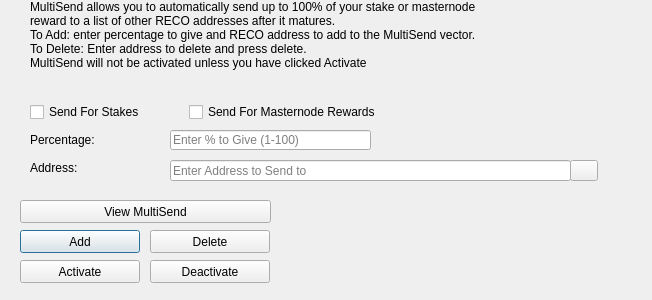
<?xml version="1.0" encoding="UTF-8"?>
<ui version="4.0">
 <class>MultiSendDialog</class>
 <widget class="QDialog" name="MultiSendDialog">
  <property name="windowModality">
   <enum>Qt::NonModal</enum>
  </property>
  <property name="geometry">
   <rect>
    <x>0</x>
    <y>0</y>
    <width>652</width>
    <height>300</height>
   </rect>
  </property>
  <property name="windowTitle">
   <string>MultiSend</string>
  </property>
  <widget class="QLineEdit" name="multiSendPercentEdit">
   <property name="geometry">
    <rect>
     <x>170</x>
     <y>130</y>
     <width>201</width>
     <height>20</height>
    </rect>
   </property>
   <property name="toolTip">
    <string>Enter whole numbers 1 - 100</string>
   </property>
   <property name="placeholderText">
    <string>Enter % to Give (1-100)</string>
   </property>
  </widget>
  <widget class="QLineEdit" name="multiSendAddressEdit">
   <property name="geometry">
    <rect>
     <x>170</x>
     <y>160</y>
     <width>401</width>
     <height>21</height>
    </rect>
   </property>
   <property name="toolTip">
    <string/>
   </property>
   <property name="placeholderText">
    <string>Enter Address to Send to</string>
   </property>
  </widget>
  <widget class="QLabel" name="label_2">
   <property name="geometry">
    <rect>
     <x>30</x>
     <y>0</y>
     <width>451</width>
     <height>121</height>
    </rect>
   </property>
   <property name="lineWidth">
    <number>1</number>
   </property>
   <property name="text">
    <string>MultiSend allows you to automatically send up to 100% of your stake or masternode reward to a list of other RECO addresses after it matures.
To Add: enter percentage to give and RECO address to add to the MultiSend vector.
To Delete: Enter address to delete and press delete.
MultiSend will not be activated unless you have clicked Activate</string>
   </property>
   <property name="alignment">
    <set>Qt::AlignLeading|Qt::AlignLeft|Qt::AlignTop</set>
   </property>
   <property name="wordWrap">
    <bool>true</bool>
   </property>
  </widget>
  <widget class="QLabel" name="message">
   <property name="geometry">
    <rect>
     <x>290</x>
     <y>200</y>
     <width>351</width>
     <height>91</height>
    </rect>
   </property>
   <property name="text">
    <string/>
   </property>
  </widget>
  <widget class="QPushButton" name="addButton">
   <property name="geometry">
    <rect>
     <x>20</x>
     <y>230</y>
     <width>120</width>
     <height>23</height>
    </rect>
   </property>
   <property name="toolTip">
    <string/>
   </property>
   <property name="statusTip">
    <string>Add to MultiSend Vector</string>
   </property>
   <property name="text">
    <string>Add</string>
   </property>
  </widget>
  <widget class="QPushButton" name="disableButton">
   <property name="geometry">
    <rect>
     <x>150</x>
     <y>260</y>
     <width>120</width>
     <height>23</height>
    </rect>
   </property>
   <property name="statusTip">
    <string>Deactivate MultiSend</string>
   </property>
   <property name="text">
    <string>Deactivate</string>
   </property>
  </widget>
  <widget class="QPushButton" name="addressBookButton">
   <property name="geometry">
    <rect>
     <x>570</x>
     <y>160</y>
     <width>28</width>
     <height>21</height>
    </rect>
   </property>
   <property name="toolTip">
    <string>Choose an address from the address book</string>
   </property>
   <property name="text">
    <string/>
   </property>
   <property name="icon">
    <iconset resource="../reco.qrc">
     <normaloff>:/icons/address-book</normaloff>:/icons/address-book</iconset>
   </property>
   <property name="shortcut">
    <string>Alt+A</string>
   </property>
   <property name="autoDefault">
    <bool>false</bool>
   </property>
  </widget>
  <widget class="QLabel" name="label">
   <property name="geometry">
    <rect>
     <x>30</x>
     <y>130</y>
     <width>121</width>
     <height>20</height>
    </rect>
   </property>
   <property name="toolTip">
    <string>Percentage of stake to send</string>
   </property>
   <property name="text">
    <string>Percentage:</string>
   </property>
  </widget>
  <widget class="QLabel" name="label_5">
   <property name="geometry">
    <rect>
     <x>30</x>
     <y>160</y>
     <width>111</width>
     <height>16</height>
    </rect>
   </property>
   <property name="toolTip">
    <string>Address to send portion of stake to</string>
   </property>
   <property name="text">
    <string>Address:</string>
   </property>
  </widget>
  <widget class="QPushButton" name="deleteButton">
   <property name="geometry">
    <rect>
     <x>150</x>
     <y>230</y>
     <width>120</width>
     <height>23</height>
    </rect>
   </property>
   <property name="toolTip">
    <string/>
   </property>
   <property name="statusTip">
    <string>Delete Address From MultiSend Vector</string>
   </property>
   <property name="text">
    <string>Delete</string>
   </property>
  </widget>
  <widget class="QPushButton" name="activateButton">
   <property name="geometry">
    <rect>
     <x>20</x>
     <y>260</y>
     <width>120</width>
     <height>23</height>
    </rect>
   </property>
   <property name="statusTip">
    <string>Activate MultiSend</string>
   </property>
   <property name="text">
    <string>Activate</string>
   </property>
  </widget>
  <widget class="QPushButton" name="viewButton">
   <property name="geometry">
    <rect>
     <x>20</x>
     <y>200</y>
     <width>251</width>
     <height>23</height>
    </rect>
   </property>
   <property name="toolTip">
    <string/>
   </property>
   <property name="statusTip">
    <string>View MultiSend Vector</string>
   </property>
   <property name="text">
    <string>View MultiSend</string>
   </property>
  </widget>
  <widget class="QWidget" name="horizontalLayoutWidget">
   <property name="geometry">
    <rect>
     <x>30</x>
     <y>100</y>
     <width>351</width>
     <height>24</height>
    </rect>
   </property>
   <layout class="QHBoxLayout" name="horizontalLayout">
    <item>
     <widget class="QCheckBox" name="multiSendStakeCheckBox">
      <property name="text">
       <string>Send For Stakes</string>
      </property>
     </widget>
    </item>
    <item>
     <widget class="QCheckBox" name="multiSendMasternodeCheckBox">
      <property name="text">
       <string>Send For Masternode Rewards</string>
      </property>
     </widget>
    </item>
   </layout>
  </widget>
 </widget>
 <resources>
  <include location="../reco.qrc"/>
 </resources>
 <connections/>
</ui>
